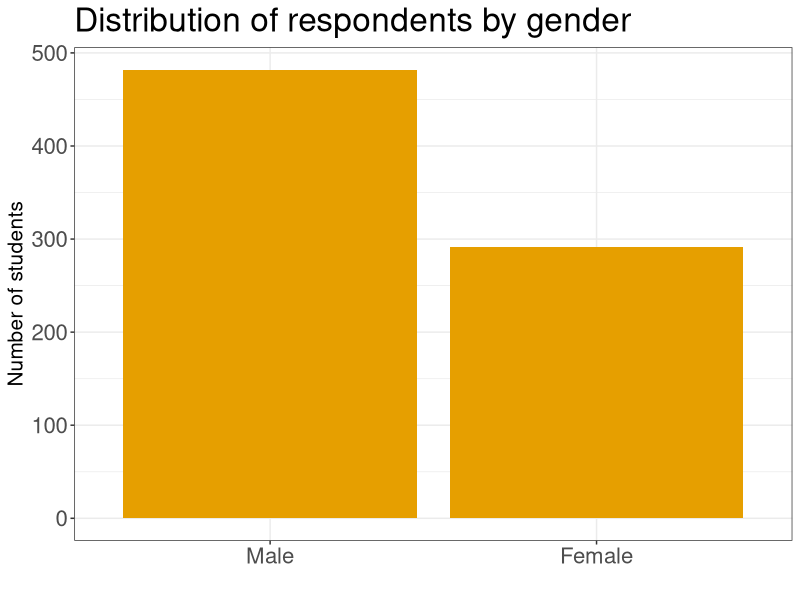
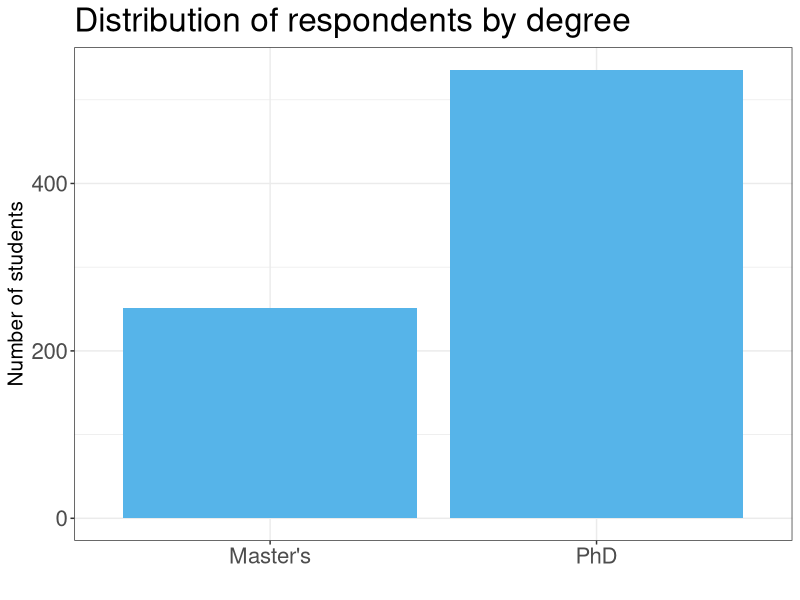
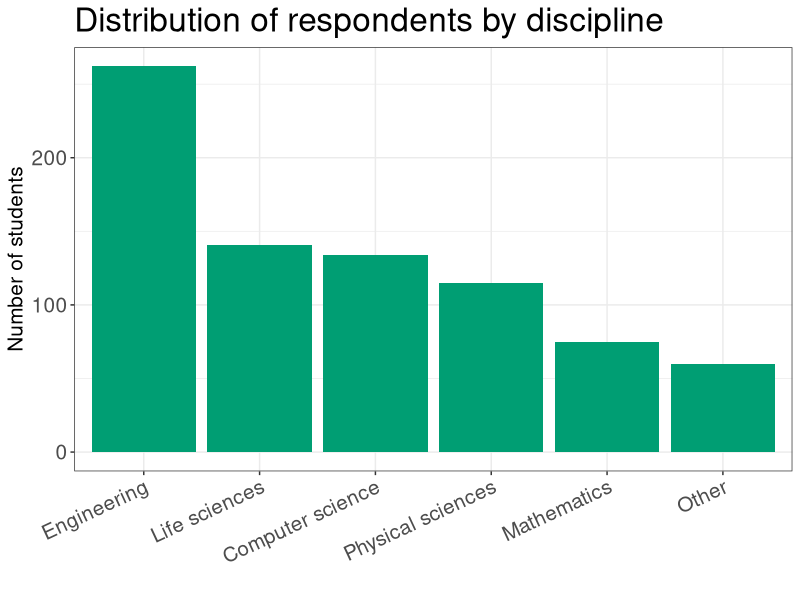
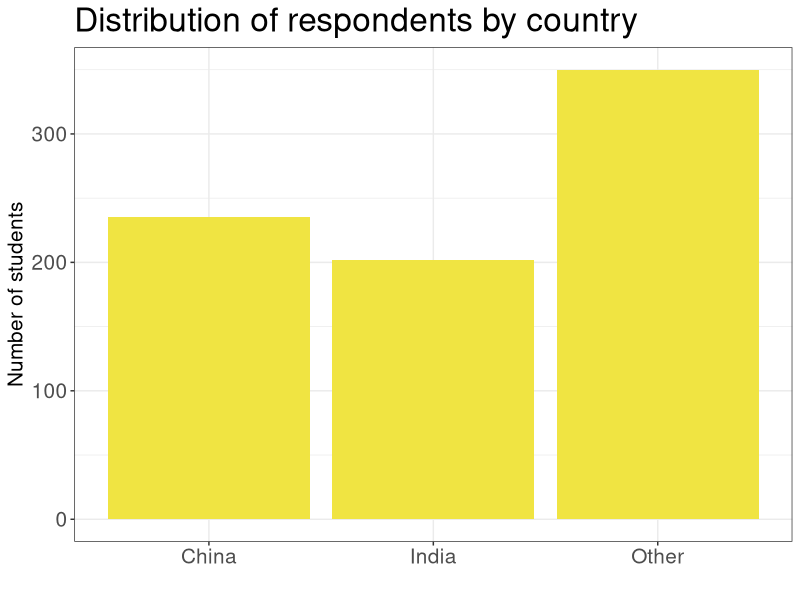
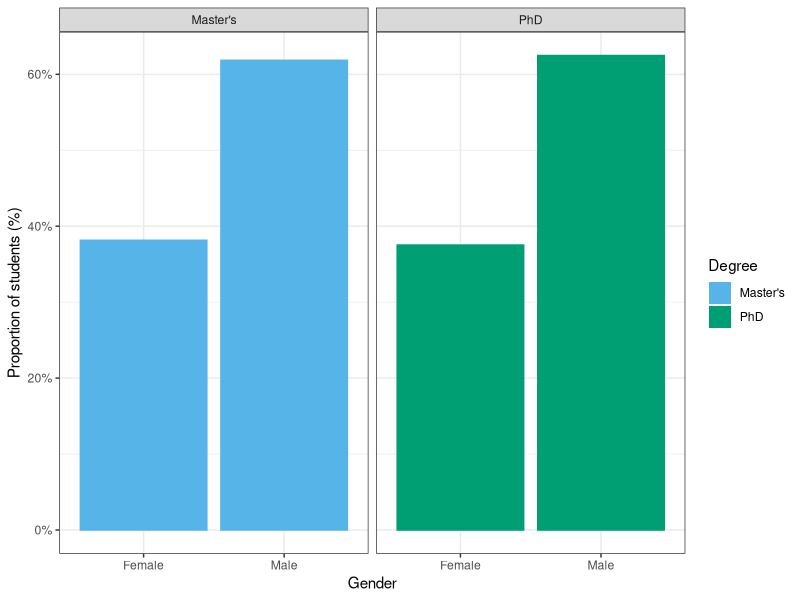
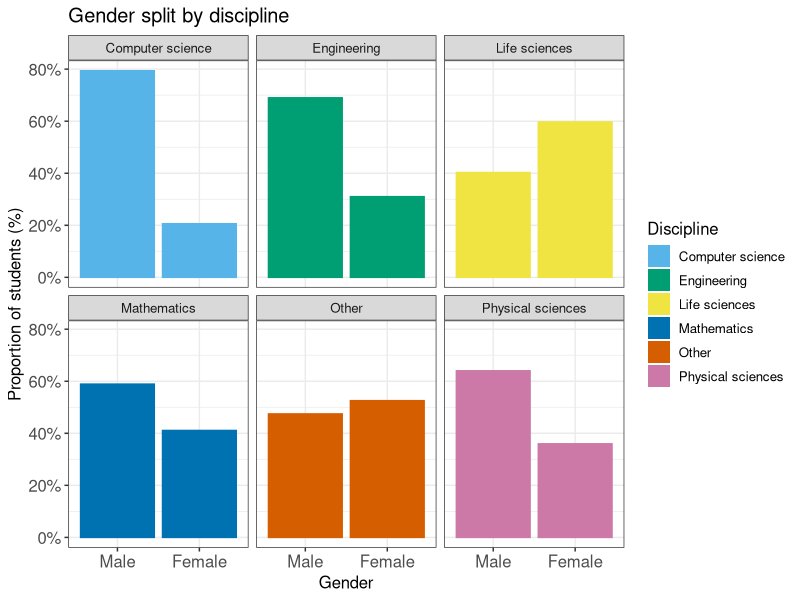
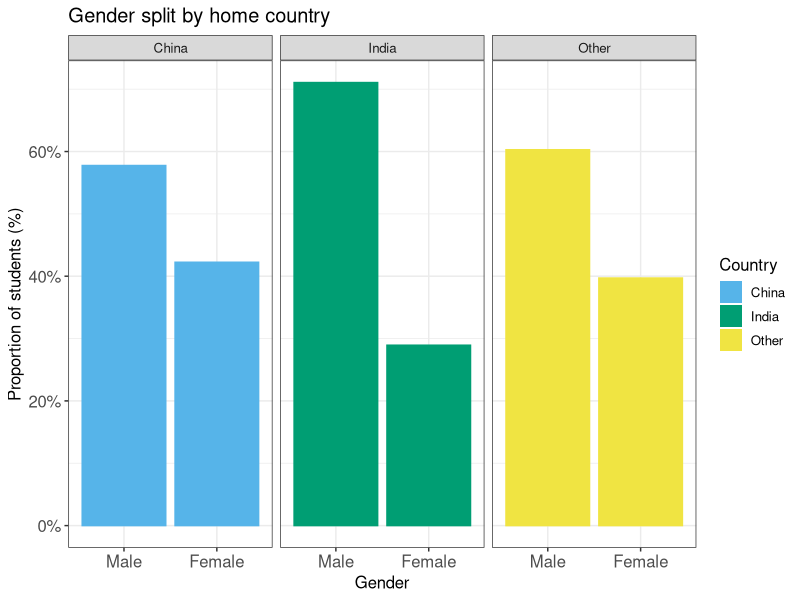
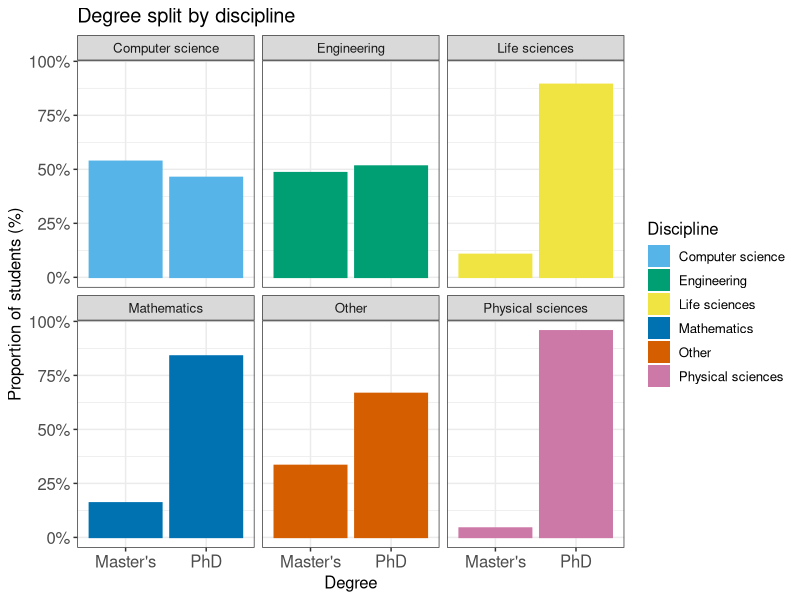

Reproduce these figures in R, in order.
## ---- chunk 1
knitr::opts_chunk$set(echo = TRUE, tidy = TRUE)
library(tidyverse)
cb_palette = c("#56B4E9", "#009E73", "#F0E442", "#0072B2", "#D55E00", "#CC79A7", "#E69F00", "#999999")
## ---- chunk 2
country = read.csv("Country-List-Metadata.csv")
# dom = read.csv("Domestic-graduate-student-survey-results.csv")
inter.data = read.csv("International-graduate-student-survey-results.csv")
# Q39
acad.experience <- rowSums(select(inter.data, Q39_1 , Q39_2 , Q39_3 , Q39_4 , Q39_5 , Q39_6 , Q39_7), na.rm = FALSE, dims = 1)/7
# acad.experience = round(acad.experience)
# Q43
acad.challenges =  as.numeric(inter.data$Q43_1 + inter.data$Q43_2 + inter.data$Q43_3 + inter.data$Q43_4 + inter.data$Q43_5 + inter.data$Q43_7)
inter.small = select(inter.data, Q2, Q3, Q4, Q5, Q22, Q36, Q40, Q41, Q42, Q28)
inter.small$Q39 = acad.experience
inter.small$Q43 = ifelse(inter.data$Q43_6, 0, ifelse(acad.challenges<3, 1, 2))
## ---- chunk 3
inter.small$gender <- as.factor(ifelse(inter.small$Q3==1, "Male", ifelse(inter.small$Q3==2, "Female", NA)))
gender_order <- c("Male", "Female")
ggplot(inter.small[!is.na(inter.small$gender),], aes(x=gender)) + stat_count(fill="#E69F00") + theme_bw() +
  ggtitle("Distribution of respondents by gender") +
  scale_x_discrete(limits = gender_order) +
  ylab("Number of students") + xlab("") +
  theme(text = element_text(size=20), axis.title = element_text(size=15))
## ---- chunk 4
inter.small$degree <- as.factor(ifelse(inter.small$Q4==1, "Master's", "PhD"))
ggplot(inter.small, aes(x=degree)) + stat_count(fill="#56B4E9") + theme_bw() +
  ggtitle("Distribution of respondents by degree") +
  ylab("Number of students") + xlab("") +
  theme(text = element_text(size=20), axis.title = element_text(size=15))
## ---- chunk 5
inter.small$discipline <- as.factor(ifelse(inter.small$Q5==1, "Life sciences", ifelse(inter.small$Q5==2, "Physical sciences", ifelse(inter.small$Q5==3, "Engineering", ifelse(inter.small$Q5==4, "Mathematics", ifelse(inter.small$Q5==5, "Computer science", "Other"))))))
disc_order <- c("Engineering", "Life sciences", "Computer science", "Physical sciences", "Mathematics", "Other")
ggplot(inter.small, aes(x=discipline)) + stat_count(fill="#009E73") + theme_bw() +
  ggtitle("Distribution of respondents by discipline") +
  scale_x_discrete(limits = disc_order) +
  ylab("Number of students") + xlab("") +
  theme(text = element_text(size=20), axis.title = element_text(size=15), axis.text = element_text(size=15), axis.text.x = element_text(angle =25, hjust = 1))
## ---- chunk 6
inter.small$country <- as.factor(ifelse(inter.small$Q22==44, "China", ifelse(inter.small$Q22==91, "India", "Other")))
country_order <- c("China", "India", "Other")
ggplot(inter.small, aes(x=country)) + stat_count(fill="#F0E442") + theme_bw() +
  ggtitle("Distribution of respondents by country") +
  scale_x_discrete(limits = country_order) +
  ylab("Number of students") + xlab("") +
  theme(text = element_text(size=20), axis.title = element_text(size=15), axis.text = element_text(size=15))
## ---- chunk 7
inter.small$likelihood = recode(inter.small$Q28, `1` = 2, `3` = 1, `2` = 0)
inter.small$likelihood = as.factor(inter.small$likelihood)
levels(inter.small$likelihood) <- c("Unlikely", "Somewhat likely", "Very likely")
## ---- chunk 8
ggplot(inter.small[!is.na(inter.small$gender),], aes(x=gender, color=degree, fill=degree)) +
  geom_bar(mapping = aes(x = gender, y = ..prop.., group = 1), stat = "count") +
  scale_y_continuous(labels = scales::percent_format(accuracy = 1)) +
  facet_wrap(~degree) +
  guides(fill = guide_legend(title="Degree"), color = FALSE) +
  xlab("Gender") + ylab("Proportion of students (%)") +
  theme_bw() + scale_fill_manual(values=cb_palette) + scale_color_manual(values=cb_palette)
## ---- chunk 9
gender_order <- c("Male", "Female")
ggplot(inter.small[!is.na(inter.small$gender),], aes(x=gender, color=discipline, fill=discipline)) +
  geom_bar(mapping = aes(x = gender, y = ..prop.., group = 1), stat = "count") +
  scale_y_continuous(labels = scales::percent_format(accuracy = 1)) +
  facet_wrap(~discipline) +
  guides(fill = guide_legend(title="Discipline"), color = FALSE) +
  ggtitle("Gender split by discipline") +
  xlab("Gender") + ylab("Proportion of students (%)") +
  theme_bw() + scale_fill_manual(values=cb_palette) + scale_color_manual(values=cb_palette) +
  scale_x_discrete(limits = gender_order) +
  theme(text = element_text(size=12), axis.title = element_text(size=12), axis.text = element_text(size=12))
## ---- chunk 10
gender_order <- c("Male", "Female")
ggplot(inter.small[!is.na(inter.small$gender),], aes(x=gender, color=country, fill=country)) +
  geom_bar(mapping = aes(x = gender, y = ..prop.., group = 1), stat = "count") +
  scale_y_continuous(labels = scales::percent_format(accuracy = 1)) +
  facet_wrap(~country) +
  guides(fill = guide_legend(title="Country"), color = FALSE) +
  ggtitle("Gender split by home country") +
  xlab("Gender") + ylab("Proportion of students (%)") +
  theme_bw() + scale_fill_manual(values=cb_palette) + scale_color_manual(values=cb_palette) +
  scale_x_discrete(limits = gender_order) +
  theme(text = element_text(size=12), axis.title = element_text(size=12), axis.text = element_text(size=12))
## ---- chunk 11
ggplot(inter.small[!is.na(inter.small$degree),], aes(x=degree, color=discipline, fill=discipline)) +
  geom_bar(mapping = aes(x = degree, y = ..prop.., group = 1), stat = "count") +
  scale_y_continuous(labels = scales::percent_format(accuracy = 1)) +
  facet_wrap(~discipline) +
  guides(fill = guide_legend(title="Discipline"), color = FALSE) +
  ggtitle("Degree split by discipline") +
  xlab("Degree") + ylab("Proportion of students (%)") +
  theme_bw() + scale_fill_manual(values=cb_palette) + scale_color_manual(values=cb_palette) +
  theme(text = element_text(size=12), axis.title = element_text(size=12), axis.text = element_text(size=12))
## ---- chunk 12
ggplot(inter.small[!is.na(inter.small$degree),], aes(x=degree, color=country, fill=country)) +
  geom_bar(mapping = aes(x = degree, y = ..prop.., group = 1), stat = "count") +
  scale_y_continuous(labels = scales::percent_format(accuracy = 1)) +
  facet_wrap(~country) +
  guides(fill = guide_legend(title="Country"), color = FALSE) +
  ggtitle("Degree split by home country") +
  xlab("Degree") + ylab("Proportion of students (%)") +
  theme_bw() + scale_fill_manual(values=cb_palette) + scale_color_manual(values=cb_palette) +
  theme(text = element_text(size=12), axis.title = element_text(size=12), axis.text = element_text(size=12))
## ---- chunk 13
ggplot(inter.small[!is.na(inter.small$country),], aes(x=country, color=discipline, fill=discipline)) +
  geom_bar(mapping = aes(x = country, y = ..prop.., group = 1), stat = "count") +
  scale_y_continuous(labels = scales::percent_format(accuracy = 1)) +
  facet_wrap(~discipline) +
  guides(fill = guide_legend(title="Discipline"), color = FALSE) +
  ggtitle("Home country split by discipline") +
  xlab("Degree") + ylab("Proportion of students (%)") +
  theme_bw() + scale_fill_manual(values=cb_palette) + scale_color_manual(values=cb_palette)
## ---- chunk 14
ggplot(inter.small[!is.na(inter.small$gender),], aes(x=Q40, color=gender, fill=gender)) +
  geom_bar(mapping = aes(x = Q40, y = ..prop.., group = 1), stat = "count") +
  scale_y_continuous(labels = scales::percent_format(accuracy = 1)) +
  facet_wrap(~gender) +
  guides(fill = guide_legend(title="Sex"), color = FALSE) +
  ggtitle("Treatment by colleagues and professors in the US as compared to home country") +
  labs(caption="Values: 1. Much worse  2. Somewhat worse  3. Neither better nor worse \n  4. Somewhat better  5. Much better") +
  xlab("Response") + ylab("Proportion of students (%)") +
  theme_bw() + scale_fill_manual(values=cb_palette) + scale_color_manual(values=cb_palette)
## ---- chunk 15
ggplot(inter.small[!is.na(inter.small$degree),], aes(x=Q40, color=degree, fill=degree)) +
  geom_bar(mapping = aes(x = Q40, y = ..prop.., group = 1), stat = "count") +
  scale_y_continuous(labels = scales::percent_format(accuracy = 1)) +
  facet_wrap(~degree) +
  guides(fill = guide_legend(title="Degree"), color = FALSE) +
  ggtitle("Treatment by colleagues and professors in the US as compared to home country") +
  labs(caption="Values: 1. Much worse  2. Somewhat worse  3. Neither better nor worse \n  4. Somewhat better  5. Much better") +
  xlab("Response") + ylab("Proportion of students (%)") +
  theme_bw() + scale_fill_manual(values=cb_palette) + scale_color_manual(values=cb_palette)
## ---- chunk 16
ggplot(inter.small[!is.na(inter.small$discipline),], aes(x=Q40, color=discipline, fill=discipline)) +
  geom_bar(mapping = aes(x = Q40, y = ..prop.., group = 1), stat = "count") +
  scale_y_continuous(labels = scales::percent_format(accuracy = 1)) +
  facet_wrap(~discipline) +
  guides(fill = guide_legend(title="Discipline"), color = FALSE) +
  ggtitle("Treatment by colleagues and professors in the US as compared to home country") +
  labs(caption="Values: 1. Much worse  2. Somewhat worse  3. Neither better nor worse \n  4. Somewhat better  5. Much better") +
  xlab("Response") + ylab("Proportion of students (%)") +
  theme_bw() + scale_fill_manual(values=cb_palette) + scale_color_manual(values=cb_palette)
## ---- chunk 17
ggplot(inter.small[!is.na(inter.small$country),], aes(x=Q40, color=country, fill=country)) +
  geom_bar(mapping = aes(x = Q40, y = ..prop.., group = 1), stat = "count") +
  scale_y_continuous(labels = scales::percent_format(accuracy = 1)) +
  facet_wrap(~country) +
  guides(fill = guide_legend(title="Country"), color = FALSE) +
  ggtitle("Treatment by colleagues and professors in the US as compared to home country") +
  labs(caption="Values: 1. Much worse  2. Somewhat worse  3. Neither better nor worse \n  4. Somewhat better  5. Much better") +
  xlab("Response") + ylab("Proportion of students (%)") +
  theme_bw() + scale_fill_manual(values=cb_palette) + scale_color_manual(values=cb_palette)
## ---- chunk 18
ggplot(inter.small[!is.na(inter.small$gender),], aes(x=Q41, color=gender, fill=gender)) +
  geom_bar(mapping = aes(x = Q41, y = ..prop.., group = 1), stat = "count") +
  scale_y_continuous(labels = scales::percent_format(accuracy = 1)) +
  facet_wrap(~gender) +
  guides(fill = guide_legend(title="Sex"), color = FALSE) +
  ggtitle("Expectation of treatment by colleagues and professors in home country if returned") +
  labs(caption="Values: 1. Much worse  2. Somewhat worse  3. Neither better nor worse \n  4. Somewhat better  5. Much better") +
  xlab("Response") + ylab("Proportion of students (%)") +
  theme_bw() + scale_fill_manual(values=cb_palette) + scale_color_manual(values=cb_palette)
## ---- chunk 19
ggplot(inter.small[!is.na(inter.small$degree),], aes(x=Q41, color=degree, fill=degree)) +
  geom_bar(mapping = aes(x = Q41, y = ..prop.., group = 1), stat = "count") +
  scale_y_continuous(labels = scales::percent_format(accuracy = 1)) +
  facet_wrap(~degree) +
  guides(fill = guide_legend(title="Degree"), color = FALSE) +
  ggtitle("Expected treatment in home country on return, split by degree") +
  labs(caption="Values: 1. Much worse  2. Somewhat worse  3. Neither better nor worse \n  4. Somewhat better  5. Much better") +
  xlab("Response") + ylab("Proportion of students (%)") +
  theme_bw() + scale_fill_manual(values=cb_palette) + scale_color_manual(values=cb_palette)
## ---- chunk 20
ggplot(inter.small[!is.na(inter.small$discipline),], aes(x=Q41, color=discipline, fill=discipline)) +
  geom_bar(mapping = aes(x = Q41, y = ..prop.., group = 1), stat = "count") +
  scale_y_continuous(labels = scales::percent_format(accuracy = 1)) +
  facet_wrap(~discipline) +
  guides(fill = guide_legend(title="Discipline"), color = FALSE) +
  ggtitle("Expectation of treatment by colleagues and professors in home country if returned") +
  labs(caption="Values: 1. Much worse  2. Somewhat worse  3. Neither better nor worse \n  4. Somewhat better  5. Much better") +
  xlab("Response") + ylab("Proportion of students (%)") +
  theme_bw() + scale_fill_manual(values=cb_palette) + scale_color_manual(values=cb_palette)
## ---- chunk 21
ggplot(inter.small[!is.na(inter.small$country),], aes(x=Q41, color=country, fill=country)) +
  geom_bar(mapping = aes(x = Q41, y = ..prop.., group = 1), stat = "count") +
  scale_y_continuous(labels = scales::percent_format(accuracy = 1)) +
  facet_wrap(~country) +
  guides(fill = guide_legend(title="Country"), color = FALSE) +
  ggtitle("Expectation of treatment by colleagues and professors in home country if returned") +
  labs(caption="Values: 1. Much worse  2. Somewhat worse  3. Neither better nor worse \n  4. Somewhat better  5. Much better") +
  xlab("Response") + ylab("Proportion of students (%)") +
  theme_bw() + scale_fill_manual(values=cb_palette) + scale_color_manual(values=cb_palette)
## ---- chunk 22
ggplot(inter.small[!is.na(inter.small$gender),], aes(x=Q42, color=gender, fill=gender)) +
  geom_bar(mapping = aes(x = Q42, y = ..prop.., group = 1), stat = "count") +
  scale_y_continuous(labels = scales::percent_format(accuracy = 1)) +
  facet_wrap(~gender) +
  guides(fill = guide_legend(title="Sex"), color = FALSE) +
  ggtitle("Adjustment to American culture") +
  labs(caption="Response values scaled from 1 meaning Did not adjust well to 5 meaning Adjusted well") +
  xlab("Response") + ylab("Proportion of students (%)") +
  theme_bw() + scale_fill_manual(values=cb_palette) + scale_color_manual(values=cb_palette)
## ---- chunk 23
ggplot(inter.small[!is.na(inter.small$degree),], aes(x=Q42, color=degree, fill=degree)) +
  geom_bar(mapping = aes(x = Q42, y = ..prop.., group = 1), stat = "count") +
  scale_y_continuous(labels = scales::percent_format(accuracy = 1)) +
  facet_wrap(~degree) +
  guides(fill = guide_legend(title="Degree"), color = FALSE) +
  ggtitle("Adjustment to American culture") +
  labs(caption="Response values scaled from 1 meaning Did not adjust well to 5 meaning Adjusted well") +
  xlab("Response") + ylab("Proportion of students (%)") +
  theme_bw() + scale_fill_manual(values=cb_palette) + scale_color_manual(values=cb_palette)
## ---- chunk 24
ggplot(inter.small[!is.na(inter.small$discipline),], aes(x=Q42, color=discipline, fill=discipline)) +
  geom_bar(mapping = aes(x = Q42, y = ..prop.., group = 1), stat = "count") +
  scale_y_continuous(labels = scales::percent_format(accuracy = 1)) +
  facet_wrap(~discipline) +
  guides(fill = guide_legend(title="Discipline"), color = FALSE) +
  ggtitle("Adjustment to American culture") +
  labs(caption="Response values scaled from 1 meaning Did not adjust well to 5 meaning Adjusted well") +
  xlab("Response") + ylab("Proportion of students (%)") +
  theme_bw() + scale_fill_manual(values=cb_palette) + scale_color_manual(values=cb_palette)
## ---- chunk 25
ggplot(inter.small[!is.na(inter.small$country),], aes(x=Q42, color=country, fill=country)) +
  geom_bar(mapping = aes(x = Q42, y = ..prop.., group = 1), stat = "count") +
  scale_y_continuous(labels = scales::percent_format(accuracy = 1)) +
  facet_wrap(~country) +
  guides(fill = guide_legend(title="Country"), color = FALSE) +
  ggtitle("Adjustment to American culture") +
  labs(caption="Response values scaled from 1 meaning Did not adjust well to 5 meaning Adjusted well") +
  xlab("Response") + ylab("Proportion of students (%)") +
  theme_bw() + scale_fill_manual(values=cb_palette) + scale_color_manual(values=cb_palette)
## ---- chunk 26
ggplot(inter.small[!is.na(inter.small$gender),], aes(x=Q43, color=gender, fill=gender)) +
  geom_bar(mapping = aes(x = Q43, y = ..prop.., group = 1), stat = "count") +
  scale_y_continuous(labels = scales::percent_format(accuracy = 1)) +
  facet_wrap(~gender) +
  guides(fill = guide_legend(title="Sex"), color = FALSE) +
  ggtitle("Challenges encountered in the US, by gender") +
  labs(caption="Response values: 0: Did not face any challenges 1: Faced some challenges \n2: Faced a lot of challenges") +
  xlab("Response") + ylab("Proportion of students (%)") +
  theme_bw() + scale_fill_manual(values=cb_palette) + scale_color_manual(values=cb_palette)
## ---- chunk 27
ggplot(inter.small[!is.na(inter.small$degree),], aes(x=Q43, color=degree, fill=degree)) +
  geom_bar(mapping = aes(x = Q43, y = ..prop.., group = 1), stat = "count") +
  scale_y_continuous(labels = scales::percent_format(accuracy = 1)) +
  facet_wrap(~degree) +
  guides(fill = guide_legend(title="Degree"), color = FALSE) +
  ggtitle("Challenges encountered in the US") +
  labs(caption="Response values: 0: Did not face any challenges 1: Faced some challenges \n2: Faced a lot of challenges") +
  xlab("Response") + ylab("Proportion of students (%)") +
  theme_bw() + scale_fill_manual(values=cb_palette) + scale_color_manual(values=cb_palette)
## ---- chunk 28
ggplot(inter.small[!is.na(inter.small$discipline),], aes(x=Q43, color=discipline, fill=discipline)) +
  geom_bar(mapping = aes(x = Q43, y = ..prop.., group = 1), stat = "count") +
  scale_y_continuous(labels = scales::percent_format(accuracy = 1)) +
  facet_wrap(~discipline) +
  guides(fill = guide_legend(title="Discipline"), color = FALSE) +
  ggtitle("Challenges encountered in the US, by discipline") +
  labs(caption="Response values: 0: Did not face any challenges 1: Faced some challenges \n2: Faced a lot of challenges") +
  xlab("Response") + ylab("Proportion of students (%)") +
  theme_bw() + scale_fill_manual(values=cb_palette) + scale_color_manual(values=cb_palette)
## ---- chunk 29
ggplot(inter.small[!is.na(inter.small$country),], aes(x=Q43, color=country, fill=country)) +
  geom_bar(mapping = aes(x = Q43, y = ..prop.., group = 1), stat = "count") +
  scale_y_continuous(labels = scales::percent_format(accuracy = 1)) +
  facet_wrap(~country) +
  guides(fill = guide_legend(title="Country"), color = FALSE) +
  ggtitle("Challenges encountered in the US") +
  labs(caption="Response values: 0: Did not face any challenges 1: Faced some challenges \n2: Faced a lot of challenges") +
  xlab("Response") + ylab("Proportion of students (%)") +
  theme_bw() + scale_fill_manual(values=cb_palette) + scale_color_manual(values=cb_palette)
## ---- chunk 30
aggregate(Q40 ~ discipline, data=inter.small, length)
## ---- chunk 31
ggplot(inter.small[!is.na(inter.small$gender),], aes(x = Q39, ..count.., fill = likelihood)) + 
  geom_density(position = "fill") + 
  ggtitle("Likelihood of staying in the US after graduation") + 
  scale_fill_manual(values = cb_palette) +
  facet_wrap(~gender)
## ---- chunk 32
ggplot(inter.small, aes(x = Q40, ..count.., fill = likelihood)) + stat_count(position = "fill") + ggtitle("Likelihood of staying in the US after graduation") + scale_fill_manual(values = cb_palette)
## ---- chunk 33
ggplot(inter.small, aes(x = Q41, ..count.., fill = likelihood)) + stat_count(position = "fill") + ggtitle("Likelihood of staying in the US after graduation") + scale_fill_manual(values = cb_palette)
## ---- chunk 34
ggplot(inter.small, aes(x = Q42, ..count.., fill = likelihood)) + stat_count(position = "fill") + ggtitle("Likelihood of staying in the US after graduation") + scale_fill_manual(values = cb_palette)
## ---- chunk 35
ggplot(inter.small, aes(x = Q43, ..count.., fill = likelihood)) + stat_count(position = "fill") + ggtitle("Likelihood of staying in the US after graduation") + scale_fill_manual(values = cb_palette)
## ---- chunk 36
summary(factor(inter.data$Q22))
